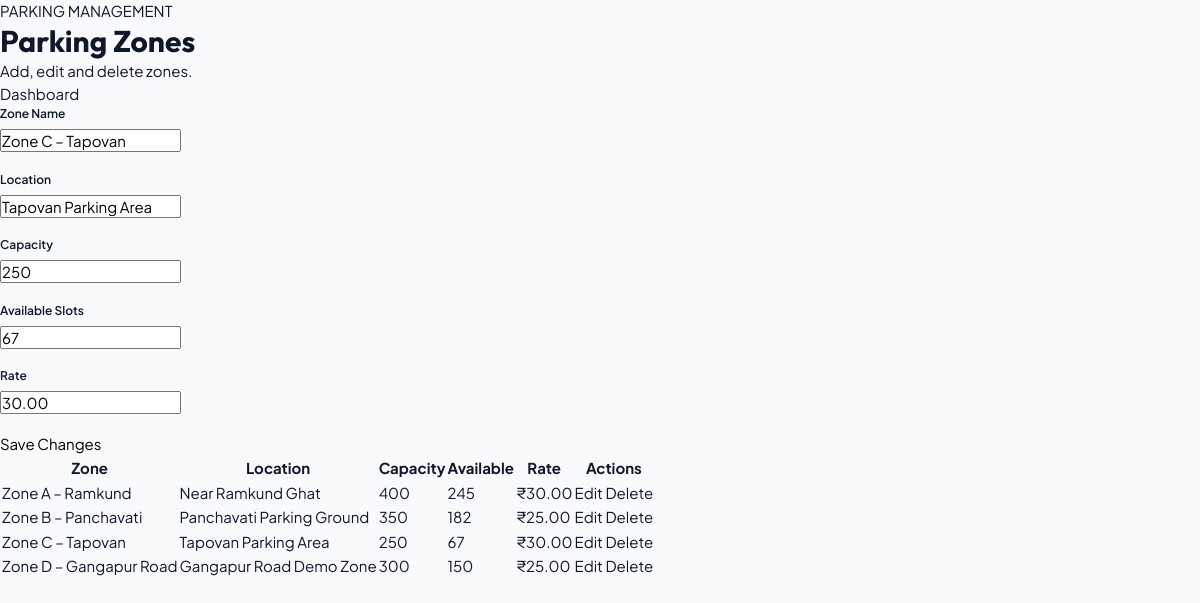
The page /php/zones.php?edit=3 (signed in) on the database its author committed.
### tables this page shows
CREATE TABLE parking_zones (
  id INT PRIMARY KEY AUTO_INCREMENT,
  provider_id INT NOT NULL,
  zone_name VARCHAR(100) NOT NULL,
  location VARCHAR(150) NOT NULL,
  capacity INT NOT NULL,
  available_slots INT NOT NULL,
  rate DECIMAL(10,2) NOT NULL,
  FOREIGN KEY(provider_id) REFERENCES providers(id) ON DELETE CASCADE
);

### php/zones.php (the view, shortened to what this page needs)
<?php
session_start();if(!isset($_SESSION["admin"])){header("Location: login.php");exit;}require "db.php";
$message="";$edit=null;
if(isset($_GET["edit"])){ $id=(int)$_GET["edit"];$r=$conn->query("SELECT * FROM parking_zones WHERE id=$id");$edit=$r->fetch_assoc(); }
$zones=$conn->query("SELECT * FROM parking_zones ORDER BY id");
?>
<!DOCTYPE html><html><head><meta charset="UTF-8"><meta name="viewport" content="width=device-width,initial-scale=1.0"><title>Parking Zones | KumbhPark</title><link rel="stylesheet" href="../style.css"></head>
<body><div class="dashboard"><div class="dashboard-head"><div><span class="small-title">PARKING MANAGEMENT</span><h1>Parking Zones</h1><p>Add, edit and delete zones.</p></div><a class="secondary-btn" href="dashboard.php">Dashboard</a></div>
<form method="POST" class="panel"><div class="form-grid"><input type="hidden" name="id" value="<?php echo htmlspecialchars($edit["id"]??""); ?>"><div class="form-group"><label>Zone Name</label><input name="zone_name" required value="<?php echo htmlspecialchars($edit["zone_name"]??""); ?>"></div><div class="form-group"><label>Location</label><input name="location" required value="<?php echo htmlspecialchars($edit["location"]??""); ?>"></div><div class="form-group"><label>Capacity</label><input name="capacity" type="number" required value="<?php echo htmlspecialchars($edit["capacity"]??""); ?>"></div><div class="form-group"><label>Available Slots</label><input name="available" type="number" required value="<?php echo htmlspecialchars($edit["available_slots"]??""); ?>"></div><div class="form-group"><label>Rate</label><input name="rate" type="number" step="0.01" required value="<?php echo htmlspecialchars($edit["rate"]??""); ?>"></div></div><button class="form-submit" name="<?php echo $edit?"update":"add"; ?>"><?php echo $edit?"Save Changes":"Add Parking Zone"; ?></button></form>
<section class="panel"><table class="data-table"><tr><th>Zone</th><th>Location</th><th>Capacity</th><th>Available</th><th>Rate</th><th>Actions</th></tr><?php while($z=$zones->fetch_assoc()): ?><tr><td><?php echo htmlspecialchars($z["zone_name"]); ?></td><td><?php echo htmlspecialchars($z["location"]); ?></td><td><?php echo $z["capacity"]; ?></td><td><?php echo $z["available_slots"]; ?></td><td>₹<?php echo $z["rate"]; ?></td><td><a class="mini-btn" href="?edit=<?php echo $z["id"]; ?>">Edit</a> <a class="mini-btn danger" href="?delete=<?php echo $z["id"]; ?>" onclick="return confirm('Delete this zone?')">Delete</a></td></tr><?php endwhile; ?></table></section></div></body></html>

### style.css (style rules this page uses)
:root { --primary: #0d7658; --primary-light: #129a73; --primary-dark: #09533e; --primary-subtle: #e8f5f0; --accent: #f59e0b; --accent-light: #fbbf24; --accent-dark: #d97706; --accent-subtle: #fef3c7; --slot-available-bg: #ecfdf5; --slot-available-border: #10b981; --slot-available-text: #065f46; --slot-available-glow: rgba(16, 185, 129, 0.25); --slot-booked-bg: #fef2f2; --slot-booked-border: #ef4444; --slot-booked-text: #991b1b; --slot-booked-glow: rgba(239, 68, 68, 0.2); --slot-reserved-bg: #fffbeb; --slot-reserved-border: #f59e0b; --slot-reserved-text: #92400e; --slot-reserved-glow: rgba(245, 158, 11, 0.2); --slot-unavailable-bg: #f1f5f9; --slot-unavailable-border: #64748b; --slot-unavailable-text: #334155; --slot-unavailable-glow: rgba(100, 116, 139, 0.15); --bg-page: #f8fafc; --bg-surface: #ffffff; --bg-elevated: #ffffff; --text-main: #0f172a; --text-muted: #64748b; --text-subtle: #94a3b8; --border-light: #e2e8f0; --border-focus: #0d7658; --shadow-sm: 0 1px 2px 0 rgba(0, 0, 0, 0.05); --shadow-md: 0 4px 6px -1px rgba(0, 0, 0, 0.07), 0 2px 4px -2px rgba(0, 0, 0, 0.05); --shadow-lg: 0 10px 15px -3px rgba(0, 0, 0, 0.08), 0 4px 6px -4px rgba(0, 0, 0, 0.04); --shadow-xl: 0 20px 25px -5px rgba(0, 0, 0, 0.1), 0 8px 10px -6px rgba(0, 0, 0, 0.05); --shadow-glow: 0 0 20px rgba(13, 118, 88, 0.15); --radius-sm: 8px; --radius-md: 12px; --radius-lg: 18px; --radius-full: 9999px; --sidebar-width: 260px; --navbar-height: 72px; }
*, *::before, *::after { margin: 0; padding: 0; box-sizing: border-box; }
html { scroll-behavior: smooth; font-size: 15px; }
body { font-family: 'Plus Jakarta Sans', system-ui, -apple-system, sans-serif; background-color: var(--bg-page); color: var(--text-main); line-height: 1.5; min-height: 100vh; -webkit-font-smoothing: antialiased; }
h1, h2, h3, h4, h5, h6 { font-family: 'Outfit', 'Plus Jakarta Sans', sans-serif; color: var(--text-main); font-weight: 700; line-height: 1.25; }
a { text-decoration: none; color: inherit; transition: all 0.2s ease; }
button, input, select, textarea { font-family: inherit; font-size: inherit; }
button { cursor: pointer; border: none; background: none; transition: all 0.2s ease; }
.form-group { margin-bottom: 18px; }
.form-group label { display: block; font-size: 12px; font-weight: 600; color: var(--text-main); margin-bottom: 6px; }

### rows shown on the page
parking_zones: zone_name "Zone C – Tapovan", location "Tapovan Parking Area", capacity "250", available "67", rate "30.00", available_slots "67"
parking_zones: zone_name "Zone A – Ramkund", location "Near Ramkund Ghat", capacity "400", available_slots "245", rate "30.00"
parking_zones: zone_name "Zone B – Panchavati", location "Panchavati Parking Ground", capacity "350", available_slots "182", rate "25.00"
parking_zones: zone_name "Zone D – Gangapur Road", location "Gangapur Road Demo Zone", capacity "300", available_slots "150", rate "25.00"
